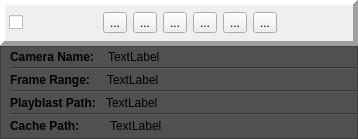
<?xml version="1.0" encoding="UTF-8"?>
<ui version="4.0">
 <class>Form</class>
 <widget class="QWidget" name="Form">
  <property name="geometry">
   <rect>
    <x>0</x>
    <y>0</y>
    <width>358</width>
    <height>139</height>
   </rect>
  </property>
  <property name="windowTitle">
   <string>Form</string>
  </property>
  <layout class="QVBoxLayout" name="verticalLayout_2">
   <property name="spacing">
    <number>0</number>
   </property>
   <property name="margin">
    <number>0</number>
   </property>
   <item>
    <widget class="QFrame" name="titleFrame">
     <property name="cursor">
      <cursorShape>PointingHandCursor</cursorShape>
     </property>
     <property name="frameShape">
      <enum>QFrame::Panel</enum>
     </property>
     <property name="frameShadow">
      <enum>QFrame::Raised</enum>
     </property>
     <property name="lineWidth">
      <number>5</number>
     </property>
     <layout class="QHBoxLayout" name="horizontalLayout">
      <property name="spacing">
       <number>6</number>
      </property>
      <property name="leftMargin">
       <number>4</number>
      </property>
      <property name="topMargin">
       <number>0</number>
      </property>
      <property name="rightMargin">
       <number>2</number>
      </property>
      <property name="bottomMargin">
       <number>0</number>
      </property>
      <item>
       <widget class="QCheckBox" name="selectButton">
        <property name="sizePolicy">
         <sizepolicy hsizetype="Fixed" vsizetype="Fixed">
          <horstretch>0</horstretch>
          <verstretch>0</verstretch>
         </sizepolicy>
        </property>
        <property name="toolTip">
         <string>Select this shot for export</string>
        </property>
        <property name="text">
         <string/>
        </property>
       </widget>
      </item>
      <item>
       <widget class="QLabel" name="nameLabel">
        <property name="minimumSize">
         <size>
          <width>0</width>
          <height>25</height>
         </size>
        </property>
        <property name="maximumSize">
         <size>
          <width>16777215</width>
          <height>16777215</height>
         </size>
        </property>
        <property name="font">
         <font>
          <weight>75</weight>
          <bold>true</bold>
         </font>
        </property>
        <property name="frameShape">
         <enum>QFrame::NoFrame</enum>
        </property>
        <property name="frameShadow">
         <enum>QFrame::Plain</enum>
        </property>
        <property name="text">
         <string/>
        </property>
       </widget>
      </item>
      <item>
       <widget class="QToolButton" name="editButton">
        <property name="toolTip">
         <string>Edit</string>
        </property>
        <property name="text">
         <string>...</string>
        </property>
       </widget>
      </item>
      <item>
       <widget class="QToolButton" name="deleteButton">
        <property name="toolTip">
         <string>Delete</string>
        </property>
        <property name="text">
         <string>...</string>
        </property>
       </widget>
      </item>
      <item>
       <widget class="QToolButton" name="addButton">
        <property name="toolTip">
         <string>Add only selected object(s) (All other will get removed)</string>
        </property>
        <property name="text">
         <string>...</string>
        </property>
       </widget>
      </item>
      <item>
       <widget class="QToolButton" name="appendButton">
        <property name="toolTip">
         <string>Add selected object(s)</string>
        </property>
        <property name="text">
         <string>...</string>
        </property>
       </widget>
      </item>
      <item>
       <widget class="QToolButton" name="removeButton">
        <property name="toolTip">
         <string>Remove selected object(s)</string>
        </property>
        <property name="text">
         <string>...</string>
        </property>
       </widget>
      </item>
      <item>
       <widget class="QToolButton" name="switchButton">
        <property name="toolTip">
         <string>Switch to this shot in Viewport</string>
        </property>
        <property name="text">
         <string>...</string>
        </property>
       </widget>
      </item>
      <item>
       <widget class="QLabel" name="iconLabel">
        <property name="minimumSize">
         <size>
          <width>15</width>
          <height>0</height>
         </size>
        </property>
        <property name="text">
         <string/>
        </property>
       </widget>
      </item>
     </layout>
    </widget>
   </item>
   <item>
    <widget class="QFrame" name="frame">
     <property name="styleSheet">
      <string notr="true">background-color: #505050</string>
     </property>
     <property name="frameShape">
      <enum>QFrame::StyledPanel</enum>
     </property>
     <layout class="QHBoxLayout" name="horizontalLayout_2">
      <property name="margin">
       <number>0</number>
      </property>
      <item>
       <layout class="QVBoxLayout" name="verticalLayout">
        <property name="spacing">
         <number>0</number>
        </property>
        <property name="leftMargin">
         <number>9</number>
        </property>
        <property name="rightMargin">
         <number>2</number>
        </property>
        <property name="bottomMargin">
         <number>2</number>
        </property>
        <item>
         <layout class="QHBoxLayout" name="horizontalLayout_5">
          <item>
           <widget class="QLabel" name="label_3">
            <property name="font">
             <font>
              <weight>75</weight>
              <bold>true</bold>
             </font>
            </property>
            <property name="text">
             <string>Camera Name: </string>
            </property>
           </widget>
          </item>
          <item>
           <widget class="QLabel" name="cameraLabel">
            <property name="sizePolicy">
             <sizepolicy hsizetype="Expanding" vsizetype="Preferred">
              <horstretch>0</horstretch>
              <verstretch>0</verstretch>
             </sizepolicy>
            </property>
            <property name="minimumSize">
             <size>
              <width>0</width>
              <height>20</height>
             </size>
            </property>
            <property name="toolTip">
             <string>Camera name</string>
            </property>
            <property name="text">
             <string>TextLabel</string>
            </property>
            <property name="indent">
             <number>10</number>
            </property>
           </widget>
          </item>
         </layout>
        </item>
        <item>
         <widget class="Line" name="line_2">
          <property name="orientation">
           <enum>Qt::Horizontal</enum>
          </property>
         </widget>
        </item>
        <item>
         <layout class="QHBoxLayout" name="horizontalLayout_6">
          <item>
           <widget class="QLabel" name="label_4">
            <property name="font">
             <font>
              <weight>75</weight>
              <bold>true</bold>
             </font>
            </property>
            <property name="text">
             <string>Frame Range:  </string>
            </property>
           </widget>
          </item>
          <item>
           <widget class="QLabel" name="frameLabel">
            <property name="sizePolicy">
             <sizepolicy hsizetype="Expanding" vsizetype="Preferred">
              <horstretch>0</horstretch>
              <verstretch>0</verstretch>
             </sizepolicy>
            </property>
            <property name="minimumSize">
             <size>
              <width>0</width>
              <height>20</height>
             </size>
            </property>
            <property name="toolTip">
             <string>Frame range</string>
            </property>
            <property name="text">
             <string>TextLabel</string>
            </property>
            <property name="indent">
             <number>10</number>
            </property>
            <property name="textInteractionFlags">
             <set>Qt::LinksAccessibleByMouse</set>
            </property>
           </widget>
          </item>
         </layout>
        </item>
        <item>
         <widget class="Line" name="line_3">
          <property name="orientation">
           <enum>Qt::Horizontal</enum>
          </property>
         </widget>
        </item>
        <item>
         <layout class="QHBoxLayout" name="horizontalLayout_3">
          <item>
           <widget class="QLabel" name="label">
            <property name="font">
             <font>
              <weight>75</weight>
              <bold>true</bold>
             </font>
            </property>
            <property name="toolTip">
             <string>Double click to open</string>
            </property>
            <property name="text">
             <string>Playblast Path:</string>
            </property>
           </widget>
          </item>
          <item>
           <widget class="QLabel" name="playblastPathLabel">
            <property name="sizePolicy">
             <sizepolicy hsizetype="Expanding" vsizetype="Preferred">
              <horstretch>0</horstretch>
              <verstretch>0</verstretch>
             </sizepolicy>
            </property>
            <property name="minimumSize">
             <size>
              <width>0</width>
              <height>20</height>
             </size>
            </property>
            <property name="toolTip">
             <string>Double click to open</string>
            </property>
            <property name="text">
             <string>TextLabel</string>
            </property>
            <property name="indent">
             <number>10</number>
            </property>
            <property name="textInteractionFlags">
             <set>Qt::LinksAccessibleByMouse|Qt::TextSelectableByMouse</set>
            </property>
           </widget>
          </item>
         </layout>
        </item>
        <item>
         <widget class="Line" name="line">
          <property name="orientation">
           <enum>Qt::Horizontal</enum>
          </property>
         </widget>
        </item>
        <item>
         <layout class="QHBoxLayout" name="horizontalLayout_4">
          <item>
           <widget class="QLabel" name="label_2">
            <property name="font">
             <font>
              <weight>75</weight>
              <bold>true</bold>
             </font>
            </property>
            <property name="toolTip">
             <string>Double click to open</string>
            </property>
            <property name="text">
             <string>Cache Path:      </string>
            </property>
           </widget>
          </item>
          <item>
           <widget class="QLabel" name="cachePathLabel">
            <property name="sizePolicy">
             <sizepolicy hsizetype="Expanding" vsizetype="Preferred">
              <horstretch>0</horstretch>
              <verstretch>0</verstretch>
             </sizepolicy>
            </property>
            <property name="minimumSize">
             <size>
              <width>0</width>
              <height>20</height>
             </size>
            </property>
            <property name="toolTip">
             <string>Double click to open location</string>
            </property>
            <property name="text">
             <string>TextLabel</string>
            </property>
            <property name="indent">
             <number>10</number>
            </property>
            <property name="textInteractionFlags">
             <set>Qt::LinksAccessibleByMouse|Qt::TextSelectableByMouse</set>
            </property>
           </widget>
          </item>
         </layout>
        </item>
       </layout>
      </item>
     </layout>
    </widget>
   </item>
  </layout>
 </widget>
 <resources/>
 <connections/>
</ui>
